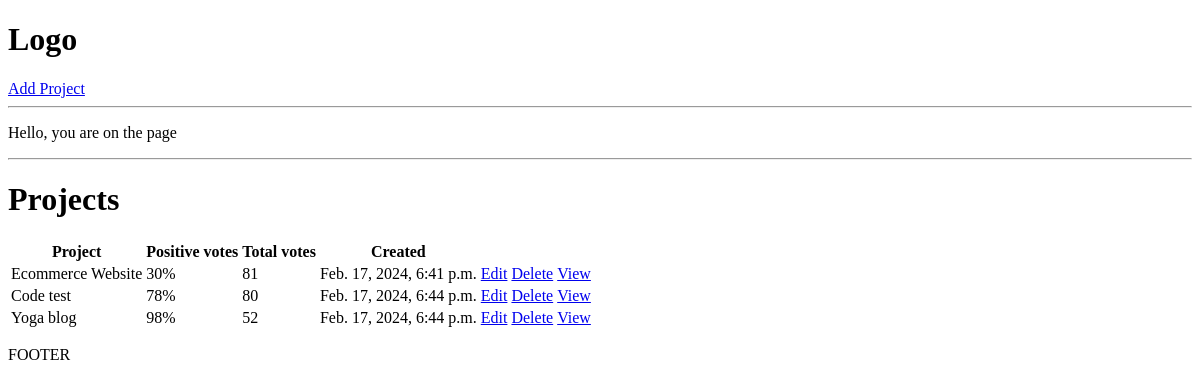
Before: / with the older database file.
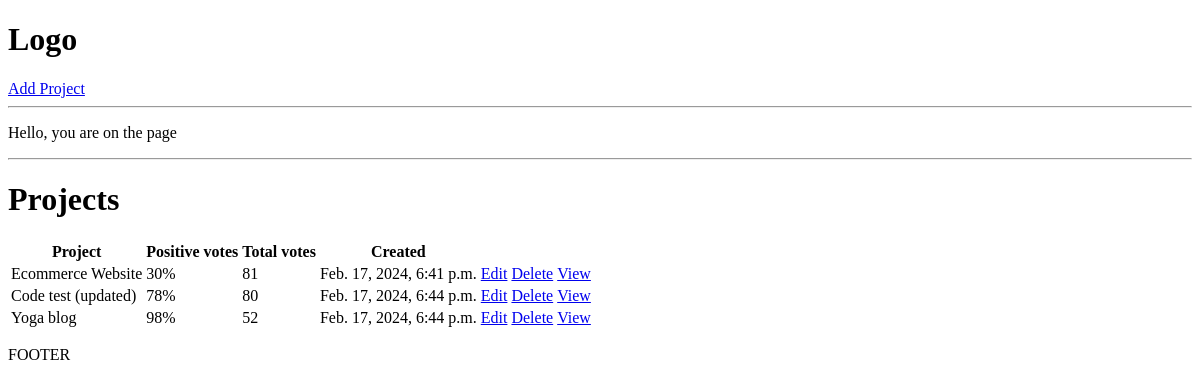
After: the same page with the newer database file.
### projects/models.py (models this page shows, shortened)
class Project(models.Model):
    title = models.CharField(max_length=200)
    description = models.TextField(null=True, blank=True)
    demo_link = models.CharField(max_length=2000, null=True, blank=True)
    source_link = models.CharField(max_length=2000, null=True, blank=True)
    tags = models.ManyToManyField('Tag', blank=True)
    vote_total = models.IntegerField(default=0, null=True, blank=True)
    vote_ratio = models.IntegerField(default=0, null=True, blank=True)
    created = models.DateTimeField(auto_now_add=True)
    id = models.UUIDField(default=uuid.uuid4, unique=True,
                          primary_key=True, editable=False)

### projects/views.py (the view)
# urls.py: path('', views.projects, name='projects'),
def projects(request):
    projects = Project.objects.all()
    context = {'projects': projects}
    return render(request, 'projects/projects.html', context)

### projects/templates/projects/projects.html
{% extends 'main.html' %}
{% block content %}
<p>Hello, you are on the {{page}} page</p>
<hr>
<h1>Projects</h1>
<table>
    <tr>
        <th>Project</th>
        <th>Positive votes</th>
        <th>Total votes</th>
        <th>Created</th>
        <th></th>
        <th></th>
    </tr>
    {% for project in projects %}
        <tr>
            <td>{{project.title}}</td>
            <td>{{project.vote_ratio}}%</td>
            <td>{{project.vote_total}}</td>
            <td>{{project.created}}</td>
            <td><a href="{% url 'update-project' project.id %}">Edit</a></td>
            <td><a href="{% url 'delete' project.id %}">Delete</a></td>
            <td><a href="{% url 'project' project.id %}">View</a></td>
        </tr>
    {% endfor %}
</table>
{% endblock content %}

### templates/main.html (shortened to what this page needs)
<!DOCTYPE html>
<html lang="en">
<head>
</head>
<body>
    {% include 'navbar.html' %}
    {% block content %}
    {% endblock content %}
    <p>FOOTER</p>
</body>
</html>

### templates/navbar.html
<h1>Logo</h1>
<a href="{% url 'create-project' %}">Add Project</a>
<hr>

Changed rows visible on the page:
changed Project: title "Code test" → "Code test (updated)"
